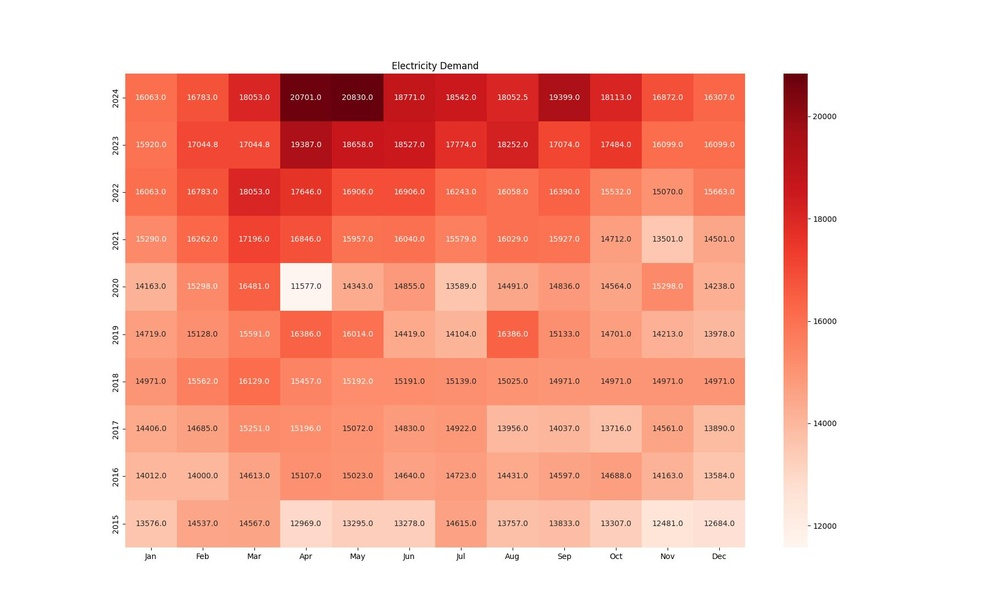
#> input picture Data Visualization/electricDemand.jpg, 1000 x 615 px, shrunk from 1820 x 1120 before the run
$ python image.py
#> lines starting #> are read from the running program, lines starting #| are printed output that depends on the picture
import pandas as pd
import matplotlib.pyplot as plt
from matplotlib.backends.backend_tkagg import FigureCanvasTkAgg
import seaborn as sns
import numpy as np
from statsmodels.tsa.statespace.sarimax import SARIMAX
from sklearn.preprocessing import StandardScaler
import tkinter as tk
from tkinter import messagebox
from PIL import Image

def electricDemand():
    image=Image.open("electricDemand.jpg")
#> image is the input picture: PIL image 1000x615 RGB; mean R, G, B 247, 192.4, 181
    image.show()

electricDemand()

def population():
    image=Image.open('population.jpg')
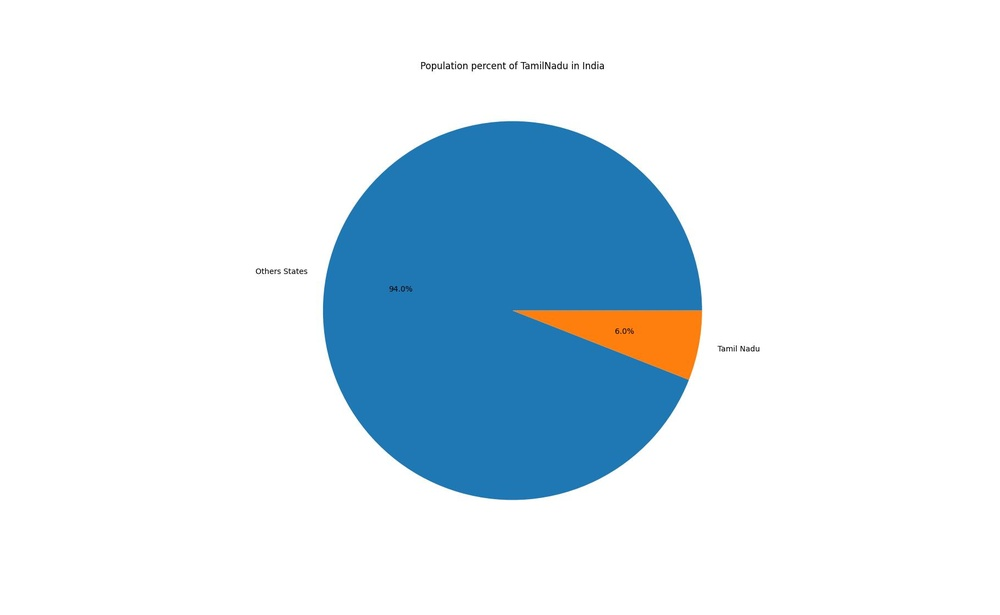
#> input picture Data Visualization/population.jpg, 1000 x 615 px, shrunk from 1820 x 1120 before the run
#> image is the input picture: PIL image 1000x615 RGB; mean R, G, B 216.1, 230, 239.1
    image.show()

population()

def comparison2k15():
    image=Image.open('comparison2015-24.jpg')
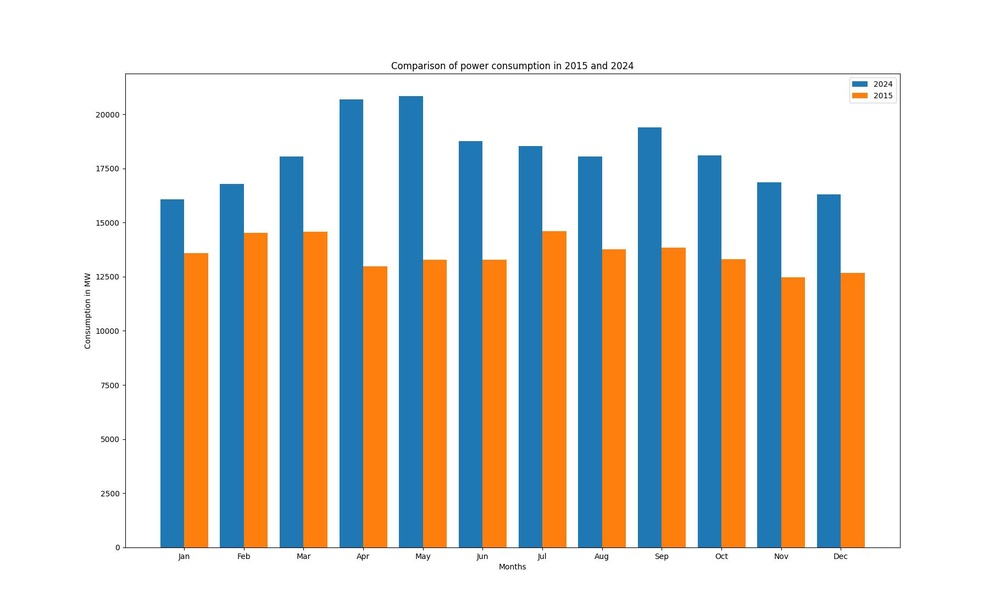
#> input picture Data Visualization/comparison2015-24.jpg, 1000 x 615 px, shrunk from 1820 x 1120 before the run
#> image is the input picture: PIL image 1000x615 RGB; mean R, G, B 212, 211, 206.3
    image.show()

comparison2k15()

def demandcomparison():
    image=Image.open('demand2015-2024.jpg')
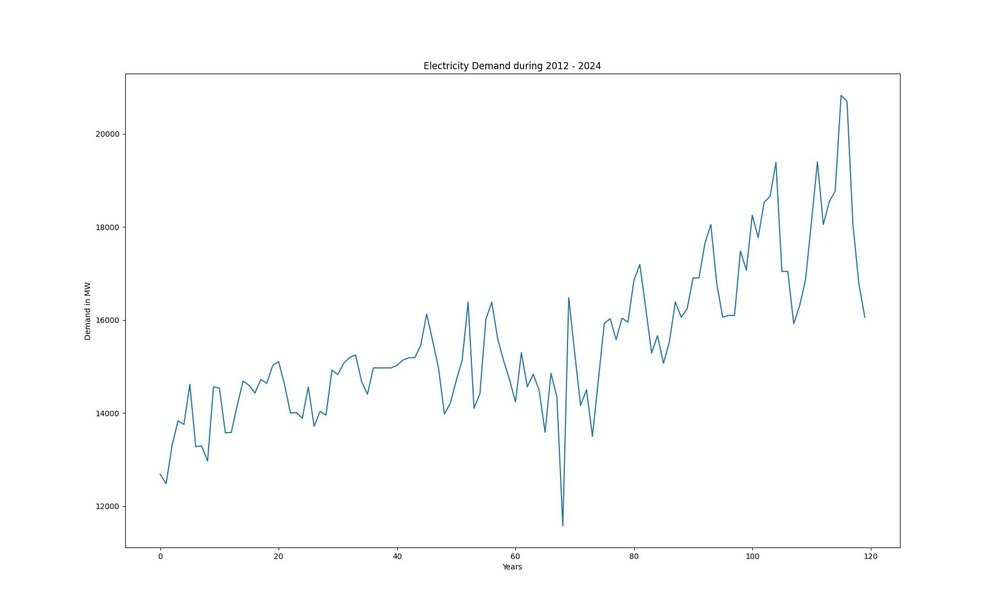
#> input picture Data Visualization/demand2015-2024.jpg, 1000 x 615 px, shrunk from 1820 x 1120 before the run
#> image is the input picture: PIL image 1000x615 RGB; mean R, G, B 252.1, 252.8, 252.9
    image.show()

demandcomparison()

def powerpopulation2015():
    image=Image.open('Power production in 2015-16.jpg')
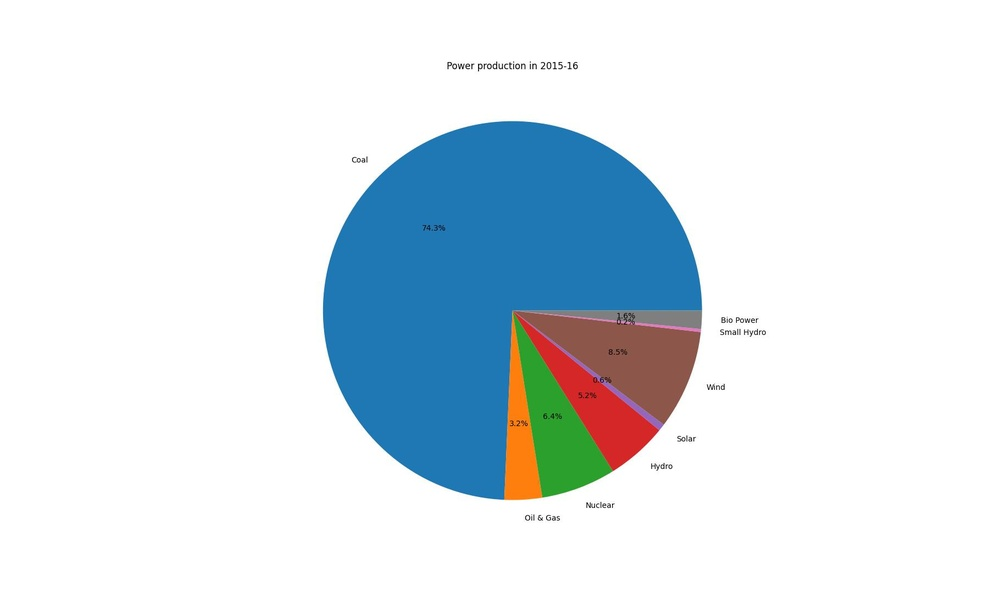
#> input picture Data Visualization/Power production in 2015-16.jpg, 1000 x 615 px, shrunk from 1820 x 1120 before the run
#> image is the input picture: PIL image 1000x615 RGB; mean R, G, B 219, 229.1, 235.2
    image.show()

powerpopulation2015()

def powerpopulation2016():
    image=Image.open('Power production in 2016-17.jpg')
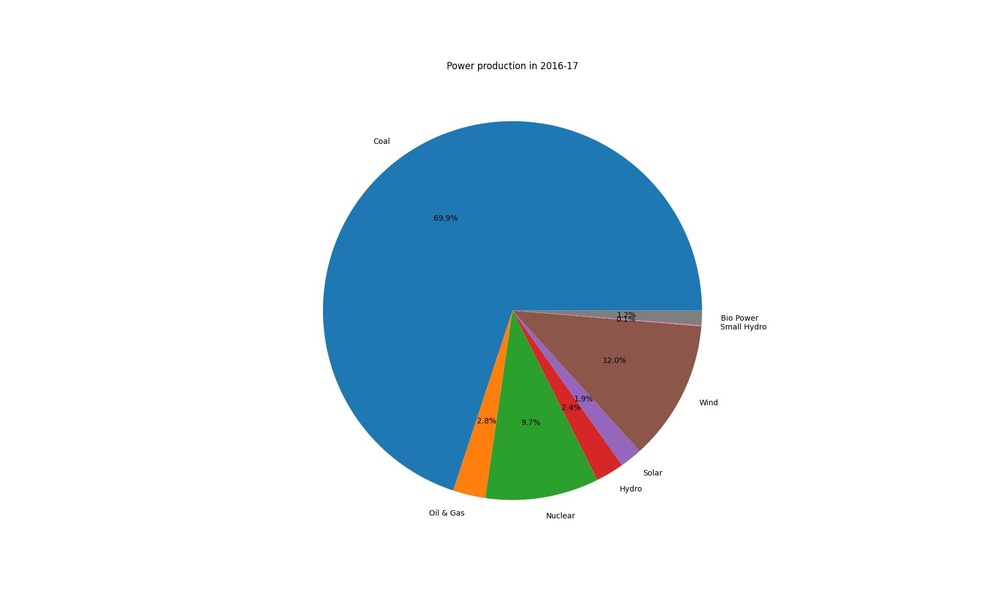
#> input picture Data Visualization/Power production in 2016-17.jpg, 1000 x 615 px, shrunk from 1820 x 1120 before the run
#> image is the input picture: PIL image 1000x615 RGB; mean R, G, B 218.8, 229.5, 234.6
    image.show()

powerpopulation2016()

def powerpopulation2017():
#> (the run stopped early here; a loop or call above may not have finished)
